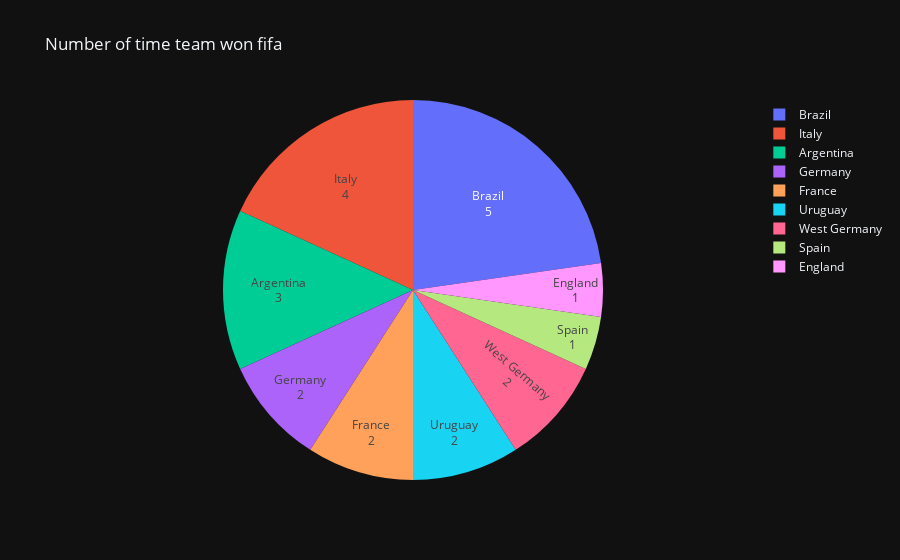

Write notebook code for a chart like this one.
### Code cell
fig = px.pie(winner, values='count', names='Champion', title='Number of time team won fifa ')
# customize
fig.update_traces(textinfo="label+value")
fig.show()

### Figure 1 — Plotly figure (JSON) as saved in the notebook; plotly's stock layout.template omitted (floating-point values rounded to 4 significant figures)
{"data": [{"domain": {"x": [0.0, 1.0], "y": [0.0, 1.0]}, "hovertemplate": "Champion=%{label}<br>count=%{value}<extra></extra>", "labels": ["Brazil", "Italy", "Argentina", "Germany", "France", "Uruguay", "West Germany", "Spain", "England"], "legendgroup": "", "name": "", "showlegend": true, "values": [5, 4, 3, 2, 2, 2, 2, 1, 1], "type": "pie", "textinfo": "label+value"}], "layout": {"legend": {"tracegroupgap": 0}, "title": {"text": "Number of time team won fifa "}}}
